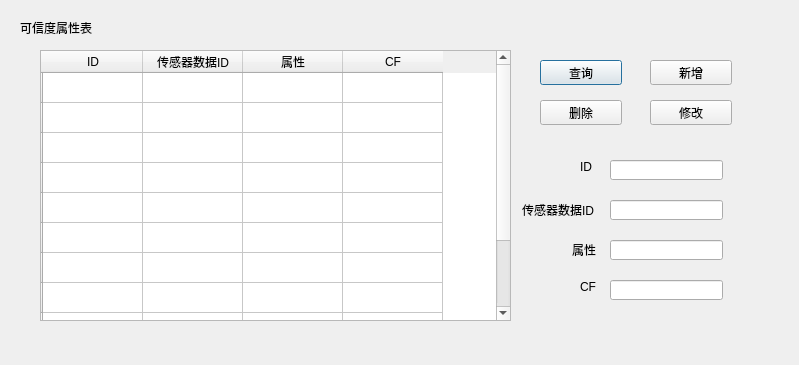
<?xml version="1.0" encoding="UTF-8"?>
<ui version="4.0">
 <class>Dialog11</class>
 <widget class="QDialog" name="Dialog11">
  <property name="geometry">
   <rect>
    <x>0</x>
    <y>0</y>
    <width>799</width>
    <height>365</height>
   </rect>
  </property>
  <property name="windowTitle">
   <string>可信度属性表</string>
  </property>
  <widget class="QLabel" name="label">
   <property name="geometry">
    <rect>
     <x>20</x>
     <y>20</y>
     <width>81</width>
     <height>16</height>
    </rect>
   </property>
   <property name="text">
    <string>可信度属性表</string>
   </property>
  </widget>
  <widget class="QTableWidget" name="tableWidget">
   <property name="geometry">
    <rect>
     <x>40</x>
     <y>50</y>
     <width>471</width>
     <height>271</height>
    </rect>
   </property>
   <row>
    <property name="text">
     <string/>
    </property>
   </row>
   <row>
    <property name="text">
     <string/>
    </property>
   </row>
   <row>
    <property name="text">
     <string/>
    </property>
   </row>
   <row>
    <property name="text">
     <string/>
    </property>
   </row>
   <row>
    <property name="text">
     <string/>
    </property>
   </row>
   <row>
    <property name="text">
     <string/>
    </property>
   </row>
   <row>
    <property name="text">
     <string/>
    </property>
   </row>
   <row>
    <property name="text">
     <string/>
    </property>
   </row>
   <row>
    <property name="text">
     <string/>
    </property>
   </row>
   <row>
    <property name="text">
     <string/>
    </property>
   </row>
   <row>
    <property name="text">
     <string/>
    </property>
   </row>
   <column>
    <property name="text">
     <string>ID</string>
    </property>
   </column>
   <column>
    <property name="text">
     <string>传感器数据ID</string>
    </property>
   </column>
   <column>
    <property name="text">
     <string>属性</string>
    </property>
   </column>
   <column>
    <property name="text">
     <string>CF</string>
    </property>
   </column>
  </widget>
  <widget class="QPushButton" name="pushButton">
   <property name="geometry">
    <rect>
     <x>540</x>
     <y>60</y>
     <width>82</width>
     <height>25</height>
    </rect>
   </property>
   <property name="text">
    <string>查询</string>
   </property>
  </widget>
  <widget class="QPushButton" name="pushButton_2">
   <property name="geometry">
    <rect>
     <x>650</x>
     <y>60</y>
     <width>82</width>
     <height>25</height>
    </rect>
   </property>
   <property name="text">
    <string>新增</string>
   </property>
  </widget>
  <widget class="QPushButton" name="pushButton_3">
   <property name="geometry">
    <rect>
     <x>540</x>
     <y>100</y>
     <width>82</width>
     <height>25</height>
    </rect>
   </property>
   <property name="text">
    <string>删除</string>
   </property>
  </widget>
  <widget class="QPushButton" name="pushButton_4">
   <property name="geometry">
    <rect>
     <x>650</x>
     <y>100</y>
     <width>82</width>
     <height>25</height>
    </rect>
   </property>
   <property name="text">
    <string>修改</string>
   </property>
  </widget>
  <widget class="QLabel" name="label_2">
   <property name="geometry">
    <rect>
     <x>580</x>
     <y>160</y>
     <width>63</width>
     <height>13</height>
    </rect>
   </property>
   <property name="text">
    <string>ID</string>
   </property>
  </widget>
  <widget class="QLineEdit" name="lineEdit">
   <property name="geometry">
    <rect>
     <x>610</x>
     <y>160</y>
     <width>113</width>
     <height>20</height>
    </rect>
   </property>
  </widget>
  <widget class="QLabel" name="label_3">
   <property name="geometry">
    <rect>
     <x>522</x>
     <y>200</y>
     <width>121</width>
     <height>20</height>
    </rect>
   </property>
   <property name="text">
    <string>传感器数据ID</string>
   </property>
  </widget>
  <widget class="QLineEdit" name="lineEdit_2">
   <property name="geometry">
    <rect>
     <x>610</x>
     <y>200</y>
     <width>113</width>
     <height>20</height>
    </rect>
   </property>
  </widget>
  <widget class="QLineEdit" name="lineEdit_3">
   <property name="geometry">
    <rect>
     <x>610</x>
     <y>240</y>
     <width>113</width>
     <height>20</height>
    </rect>
   </property>
  </widget>
  <widget class="QLabel" name="label_4">
   <property name="geometry">
    <rect>
     <x>572</x>
     <y>240</y>
     <width>71</width>
     <height>20</height>
    </rect>
   </property>
   <property name="text">
    <string>属性</string>
   </property>
  </widget>
  <widget class="QLineEdit" name="lineEdit_4">
   <property name="geometry">
    <rect>
     <x>610</x>
     <y>280</y>
     <width>113</width>
     <height>20</height>
    </rect>
   </property>
  </widget>
  <widget class="QLabel" name="label_5">
   <property name="geometry">
    <rect>
     <x>580</x>
     <y>280</y>
     <width>63</width>
     <height>13</height>
    </rect>
   </property>
   <property name="text">
    <string>CF</string>
   </property>
  </widget>
 </widget>
 <resources/>
 <connections/>
</ui>
